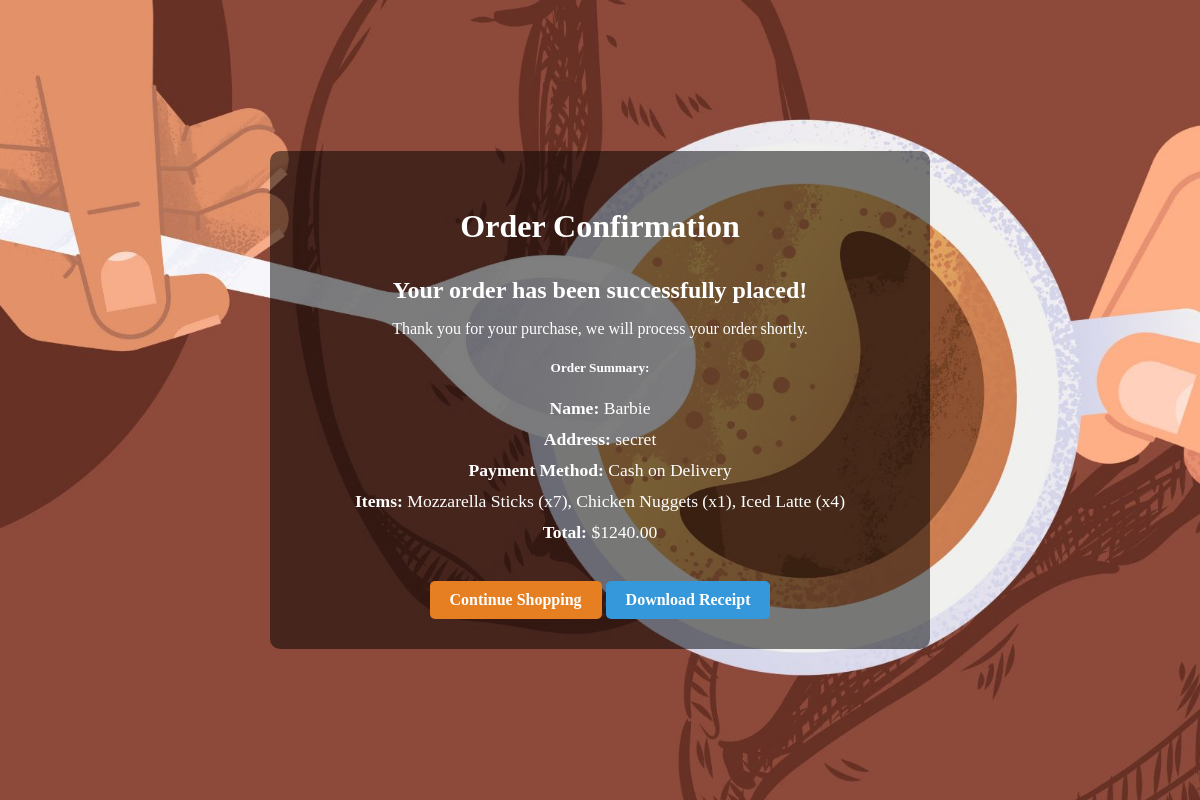
/order-confirmation/31/, run on the app's committed database.
### Base_App/models.py (models this page shows, shortened)
class Delivery(models.Model):
    name = models.CharField(max_length=255, default='Unknown')
    address = models.TextField(default='default address')
    payment_method = models.CharField(
        max_length=50,
        choices=[('Cash on Delivery', 'Cash on Delivery'), ('GCash', 'GCash')],
        default='Cash on Delivery'
    )
    items = models.TextField(null=True, blank=True)
    total = models.DecimalField(max_digits=10, decimal_places=2)

### Base_App/views.py (the view)
# urls.py: path('order-confirmation/<int:delivery_id>/', views.order_confirmation, name='order_confirmation'),
def order_confirmation(request, delivery_id):
    try:
        delivery = Delivery.objects.get(id=delivery_id)
        print(f"Delivery data: {delivery.name}, {delivery.address}")  # Debugging log
    except Delivery.DoesNotExist:
        return HttpResponse("Order not found", status=404)
    return render(request, 'order_confirmation.html', {'delivery': delivery})

### Template/order_confirmation.html (shortened to what this page needs)
{% load static %}
<!DOCTYPE html>
<html lang="en">
<head>
</head>
<body>
    <section class="confirmation_section layout_padding">
        <div class="container">
            <div class="heading_container heading_center">
                <h2>Order Confirmation</h2>
            </div>
            <div class="confirmation_details text-center">
                <h4>Your order has been successfully placed!</h4>
                <p>Thank you for your purchase, we will process your order shortly.</p>
                <div class="order_summary">
                    <h5>Order Summary:</h5>
                    <ul>
                        <li><strong>Name:</strong> {{ delivery.name }}</li>
                        <li><strong>Address:</strong> {{ delivery.address }}</li>
                        <li><strong>Payment Method:</strong> {{ delivery.payment_method }}</li>
                        <li><strong>Items:</strong> {{ delivery.items }}</li>
                        <li><strong>Total:</strong> ${{ delivery.total }}</li>
                    </ul>
                </div>
                <a href="{% url 'Menu' %}" class="btn btn-primary">Continue Shopping</a>
                <a href="{% url 'download_receipt' delivery_id=delivery.id %}" class="btn print-btn">Download Receipt</a>
            </div>
        </div>
    </section>
</body>
</html>

### data on the page
Delivery: name "Barbie", address "secret", payment_method "Cash on Delivery", items "Mozzarella Sticks (x7), Chicken Nuggets (x1), Iced Latte (x4)", total "1240.00"
